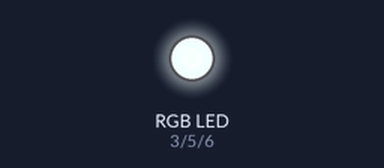
The sketch below on a simulated Arduino Uno, built with avr-gcc and run on an emulated ATmega328P. Parts: an RGB LED mixed from three pins (HIGH = lit).

Above: at 0.15 s.
At 3.79 s:
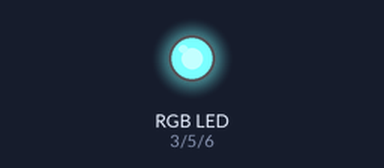
At 9.5 s:
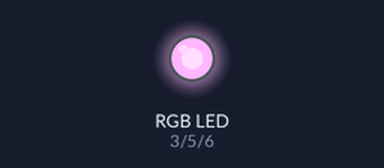
At 19.74 s:
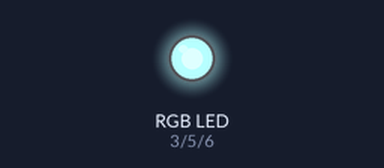
At 29.67 s:
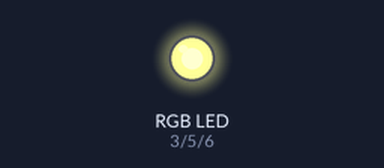
At 39.6 s:
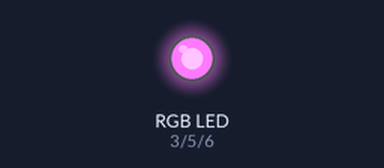
Timing chart, 0 to 40.0 s (numbered marks = the images above):
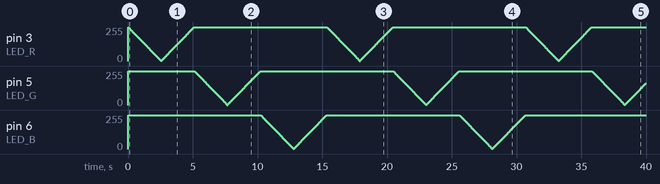

The sketch:

ex-18.ino
```cpp
#define LED_R 3
#define LED_G 5
#define LED_B 6


int pwmValue = 0;

void setup() {
  // put your setup code here, to run once:
  analogWrite(LED_R, 255);
  analogWrite(LED_G, 255);
  analogWrite(LED_B, 255);
}

void loop() {
    int i;
    pwmValue = 255;
    for(i = 0;i < 255;i++){
        analogWrite(LED_R,pwmValue--);
        analogWrite(LED_G,255);
        analogWrite(LED_B,255);
        delay(10);
    }

    pwmValue = 0;
    for(i = 0;i < 255;i++){
        analogWrite(LED_R,pwmValue++);
        analogWrite(LED_G,255);
        analogWrite(LED_B,255);
        delay(10);
    }

    pwmValue = 255;
    for(i = 0;i < 255;i++){
        analogWrite(LED_R,255);
        analogWrite(LED_G,pwmValue--);
        analogWrite(LED_B,255);
        delay(10);
    }

    pwmValue = 0;
    for(i = 0;i < 255;i++){
        analogWrite(LED_R,255);
        analogWrite(LED_G,pwmValue++);
        analogWrite(LED_B,255);
        delay(10);
    }

    pwmValue = 255;
    for(i = 0;i < 255;i++){
        analogWrite(LED_R,255);
        analogWrite(LED_G,255);
        analogWrite(LED_B,pwmValue--);
        delay(10);
    }

    pwmValue = 0;
    for(i = 0;i < 255;i++){
        analogWrite(LED_R,255);
        analogWrite(LED_G,255);
        analogWrite(LED_B,pwmValue++);
        delay(10);
    }
}
```
